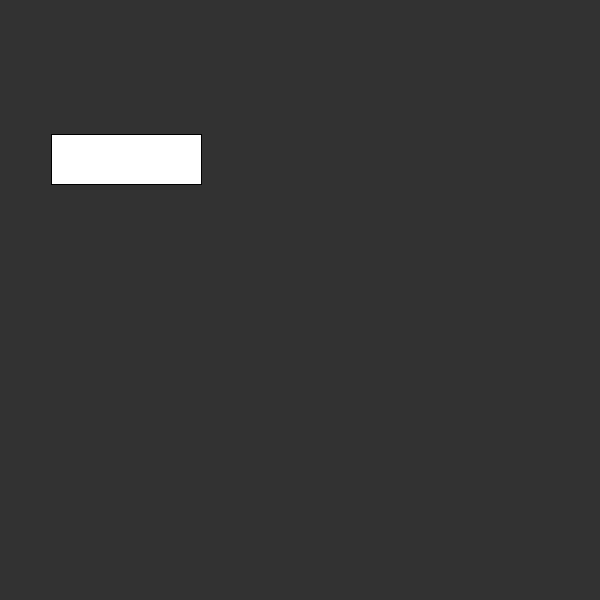
Frame 1 (no input)
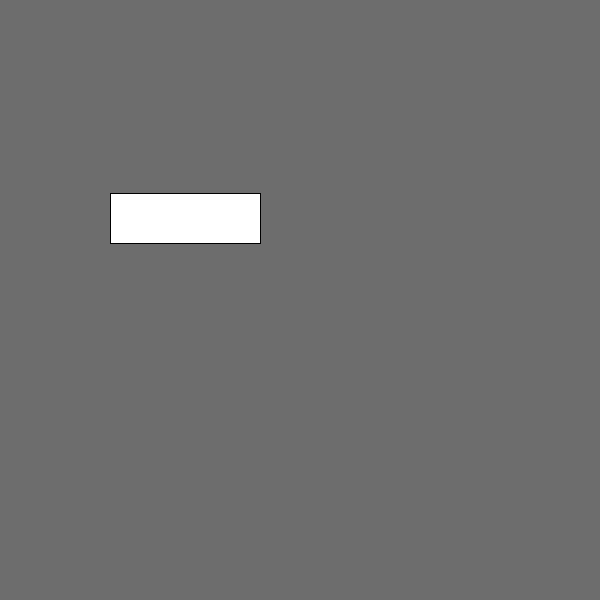
Frame 60 (the mouse pressed at the canvas centre just before this capture)
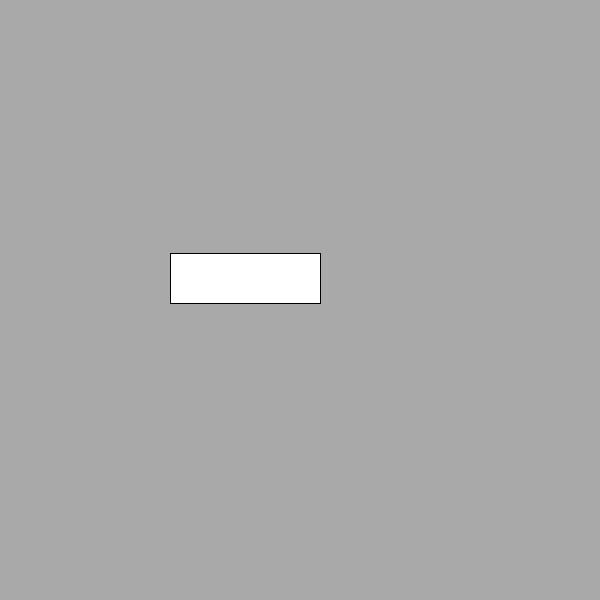
Frame 120 (the mouse held since frame 60 and released just before this capture)

The Processing sketch that drew these frames (run headless with seeded random() and noise(); from frame 60 on, the mouse is pressed at the canvas centre):

// Processing sketch: processing_37370
// ── processing_37370.pde

int x;
int y;
int dirX;
int dirY;

void setup(){
  size(600,600);
  smooth();
  fill(255);
  x=50;
  y=133;
  //assign
  dirX=1;
  dirY=1;
}

void draw(){
  background(x);
  x +=dirX;
  y +=dirY;
  rect(x,y,150,50);
  
  if(y > 600){
   dirY=-1;
  } 
  
  if(y < 1){
    dirY=1;
  }
  if(x > 600){
    dirX=-1;
  }
  if(x < 1){
    dirX=1;
  }

}
